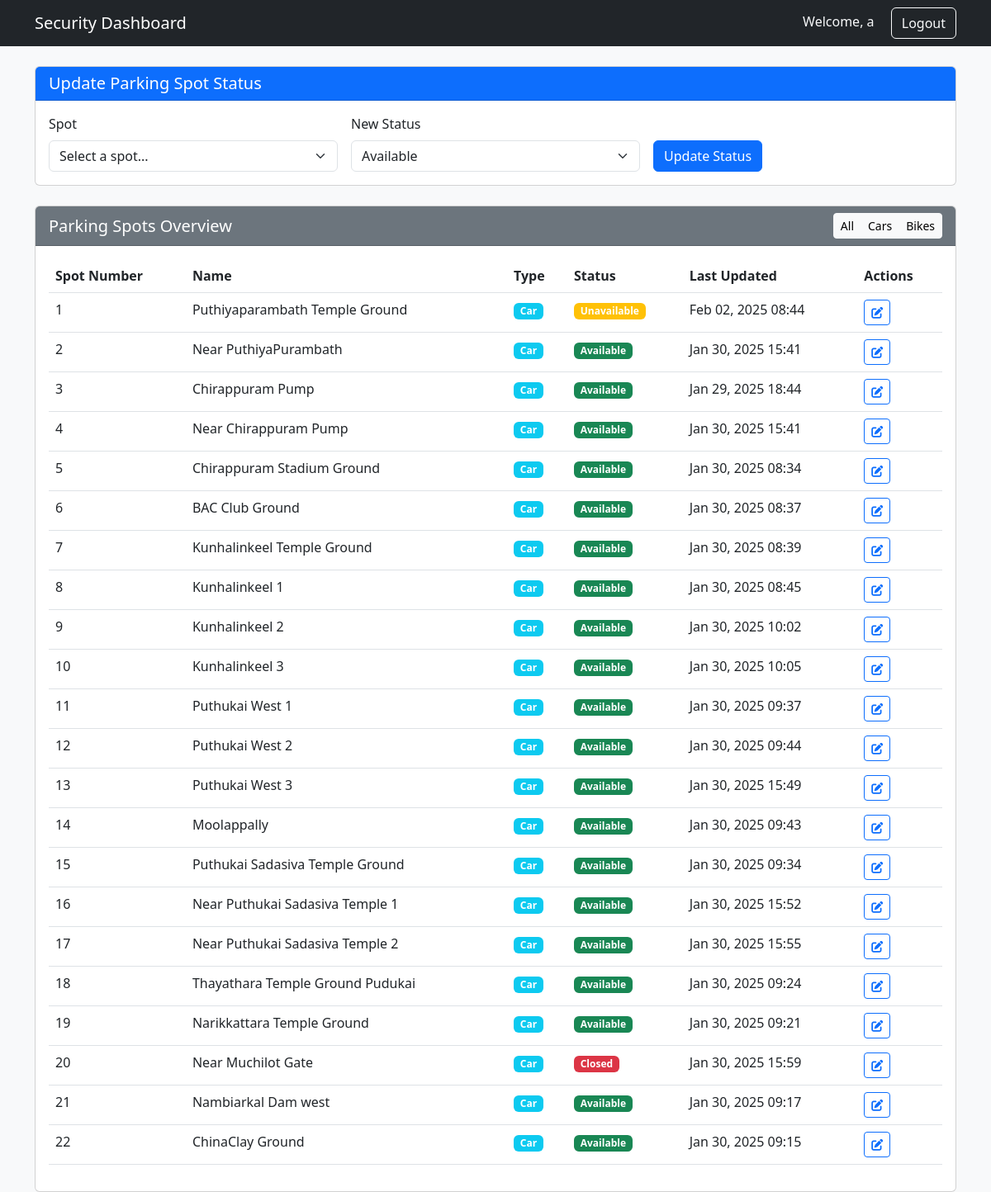
Page /security/ (signed in) on the committed database.
### slots/models.py (models this page shows, shortened)
class ParkingSpot(models.Model):
    SPOT_STATUS = (
        ('available', 'Available'),
        ('closed', 'Closed'),
        ('unavailable', 'Unavailable'),
    )
    VEHICLE_TYPE = (
        ('car', 'Car'),
        ('bike', 'Bike'),
    )
    number = models.IntegerField()
    name = models.CharField(max_length=100)
    latitude = models.FloatField()
    longitude = models.FloatField()
    status = models.CharField(max_length=20, choices=SPOT_STATUS, default='available')
    vehicle_type = models.CharField(max_length=10, choices=VEHICLE_TYPE)
    created_at = models.DateTimeField(auto_now_add=True)
    updated_at = models.DateTimeField(auto_now=True)

### slots/views.py (the view, shortened to what this page needs)
# urls.py: path('security/', views.security_view, name='security'),
@login_required
def security_view(request):
    parking_spots = ParkingSpot.objects.all().order_by('number')
    return render(request, 'registration/security.html', {'parking_spots': parking_spots})

### slots/templates/registration/security.html (shortened to what this page needs)
<!DOCTYPE html>
<html lang="en">
<head>
    <link href="https://cdn.jsdelivr.net/npm/bootstrap@5.3.0/dist/css/bootstrap.min.css" rel="stylesheet">
    <link href="https://cdnjs.cloudflare.com/ajax/libs/font-awesome/6.0.0/css/all.min.css" rel="stylesheet">
</head>
<body class="bg-light">
    <nav class="navbar navbar-expand-lg navbar-dark bg-dark">
        <div class="container">
            <a class="navbar-brand" href="#">Security Dashboard</a>
            <div class="ms-auto">
                <span class="text-light">Welcome, {{ request.user.username }}</span>
                <form method="post" action="{% url 'logout' %}" class="d-inline">
                    <button type="submit" class="btn btn-outline-light ms-3">Logout</button>
                </form>
            </div>
        </div>
    </nav>
    <div class="container mt-4">
        <div class="card mb-4">
            <div class="card-header bg-primary text-white">
                <h5 class="mb-0">Update Parking Spot Status</h5>
            </div>
            <div class="card-body">
                <form method="post" class="row g-3">
                    <div class="col-md-4">
                        <label for="spot_number" class="form-label">Spot</label>
                        <select class="form-select" id="spot_number" name="spot_number" required>
                            <option value="">Select a spot...</option>
                        </select>
                    </div>
                    <div class="col-md-4">
                        <label for="status" class="form-label">New Status</label>
                        <select class="form-select" id="status" name="status" required>
                            <option value="available">Available</option>
                        </select>
                    </div>
                    <div class="col-md-4 d-flex align-items-end">
                        <button type="submit" class="btn btn-primary">Update Status</button>
                    </div>
                </form>
            </div>
        </div>
        <div class="card">
            <div class="card-header bg-secondary text-white d-flex justify-content-between align-items-center">
                <h5 class="mb-0">Parking Spots Overview</h5>
                <div class="btn-group">
                    <button type="button" class="btn btn-light btn-sm" id="showAll">All</button>
                    <button type="button" class="btn btn-light btn-sm" id="showCars">Cars</button>
                    <button type="button" class="btn btn-light btn-sm" id="showBikes">Bikes</button>
                </div>
            </div>
            <div class="card-body">
                <div class="table-responsive">
                    <table class="table table-hover">
                        <thead>
                            <tr>
                                <th>Spot Number</th>
                                <th>Name</th>
                                <th>Type</th>
                                <th>Status</th>
                                <th>Last Updated</th>
                                <th>Actions</th>
                            </tr>
                        </thead>
                        <tbody>
                            {% for spot in parking_spots %}
                            <tr class="spot-row" data-type="{{ spot.vehicle_type }}">
                                <td>{{ spot.number }}</td>
                                <td>{{ spot.name }}</td>
                                <td>
                                    <span class="badge {% if spot.vehicle_type == 'car' %}bg-info{% else %}bg-success{% endif %}">
                                        {{ spot.vehicle_type|title }}
                                    </span>
                                </td>
                                <td>
                                    <span class="badge
                                        {% if spot.status == 'available' %}bg-success
                                        {% elif spot.status == 'closed' %}bg-danger
                                        {% else %}bg-warning{% endif %}">
                                        {{ spot.status|title }}
                                    </span>
                                </td>
                                <td>{{ spot.updated_at|date:"M d, Y H:i" }}</td>
                                <td>
                                    <button class="btn btn-sm btn-outline-primary edit-btn"
                                            data-spot-number="{{ spot.number }}"
                                            data-spot-status="{{ spot.status }}">
                                        <i class="fas fa-edit"></i>
                                    </button>
                                </td>
                            </tr>
                            {% endfor %}
                        </tbody>
                    </table>
                </div>
            </div>
        </div>
    </div>
</body>
</html>

### rows in the picture
ParkingSpot: number "1", name "Puthiyaparambath Temple Ground", vehicle_type "Car", status "Unavailable", updated_at "Feb 02, 2025 08:44"
ParkingSpot: number "2", name "Near PuthiyaPurambath", vehicle_type "Car", status "Available", updated_at "Jan 30, 2025 15:41"
ParkingSpot: number "3", name "Chirappuram Pump", vehicle_type "Car", status "Available", updated_at "Jan 29, 2025 18:44"
ParkingSpot: number "4", name "Near Chirappuram Pump", vehicle_type "Car", status "Available", updated_at "Jan 30, 2025 15:41"
ParkingSpot: number "5", name "Chirappuram Stadium Ground", vehicle_type "Car", status "Available", updated_at "Jan 30, 2025 08:34"
ParkingSpot: number "6", name "BAC Club Ground", vehicle_type "Car", status "Available", updated_at "Jan 30, 2025 08:37"
ParkingSpot: number "7", name "Kunhalinkeel Temple Ground", vehicle_type "Car", status "Available", updated_at "Jan 30, 2025 08:39"
ParkingSpot: number "8", name "Kunhalinkeel 1", vehicle_type "Car", status "Available", updated_at "Jan 30, 2025 08:45"
ParkingSpot: number "9", name "Kunhalinkeel 2", vehicle_type "Car", status "Available", updated_at "Jan 30, 2025 10:02"
ParkingSpot: number "10", name "Kunhalinkeel 3", vehicle_type "Car", status "Available", updated_at "Jan 30, 2025 10:05"
ParkingSpot: number "11", name "Puthukai West 1", vehicle_type "Car", status "Available", updated_at "Jan 30, 2025 09:37"
ParkingSpot: number "12", name "Puthukai West 2", vehicle_type "Car", status "Available", updated_at "Jan 30, 2025 09:44"
ParkingSpot: number "13", name "Puthukai West 3", vehicle_type "Car", status "Available", updated_at "Jan 30, 2025 15:49"
ParkingSpot: number "14", name "Moolappally", vehicle_type "Car", status "Available", updated_at "Jan 30, 2025 09:43"
ParkingSpot: number "15", name "Puthukai Sadasiva Temple Ground", vehicle_type "Car", status "Available", updated_at "Jan 30, 2025 09:34"
ParkingSpot: number "16", name "Near Puthukai Sadasiva Temple 1", vehicle_type "Car", status "Available", updated_at "Jan 30, 2025 15:52"
ParkingSpot: number "17", name "Near Puthukai Sadasiva Temple 2", vehicle_type "Car", status "Available", updated_at "Jan 30, 2025 15:55"
ParkingSpot: number "18", name "Thayathara Temple Ground Pudukai", vehicle_type "Car", status "Available", updated_at "Jan 30, 2025 09:24"
ParkingSpot: number "19", name "Narikkattara Temple Ground", vehicle_type "Car", status "Available", updated_at "Jan 30, 2025 09:21"
ParkingSpot: number "20", name "Near Muchilot Gate", vehicle_type "Car", status "Closed", updated_at "Jan 30, 2025 15:59"
ParkingSpot: number "21", name "Nambiarkal Dam west", vehicle_type "Car", status "Available", updated_at "Jan 30, 2025 09:17"
ParkingSpot: number "22", name "ChinaClay Ground", vehicle_type "Car", status "Available", updated_at "Jan 30, 2025 09:15"

### other values in the picture
{{ request.user.username }} "a"
